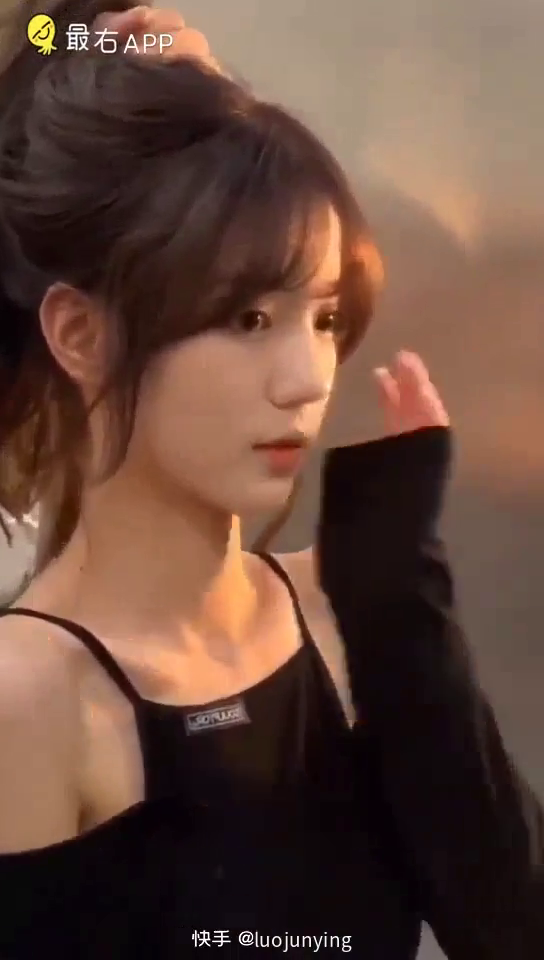
#> input picture frame 44 of 图像处理/1. 基本操作/video_1.mp4, 544 x 960 px, given in place of test.avi, which was not available
$ jupyter execute '背景建模.ipynb'   (text cells are left out)
#> lines starting #> are read from the running program, lines starting #| are printed output that depends on the picture; after the words box and inside, x2 and y2 are one past the last pixel; in counts of white or black regions, pixels touching at a corner belong together; pictures that were not available may be replaced by others from this repository, and a replacement may not be noted
[cell 1]
import numpy as np
import cv2

cap = cv2.VideoCapture("./video/test.avi")
kernel = cv2.getStructuringElement(cv2.MORPH_ELLIPSE,(3,3))
fgbg = cv2.createBackgroundSubtractorMOG2()
_,frame = cap.read()
#> frame is the input picture: shape (960, 544, 3); mean B, G, R 59.1, 71.5, 101.2

while _:
    _,frame = cap.read()
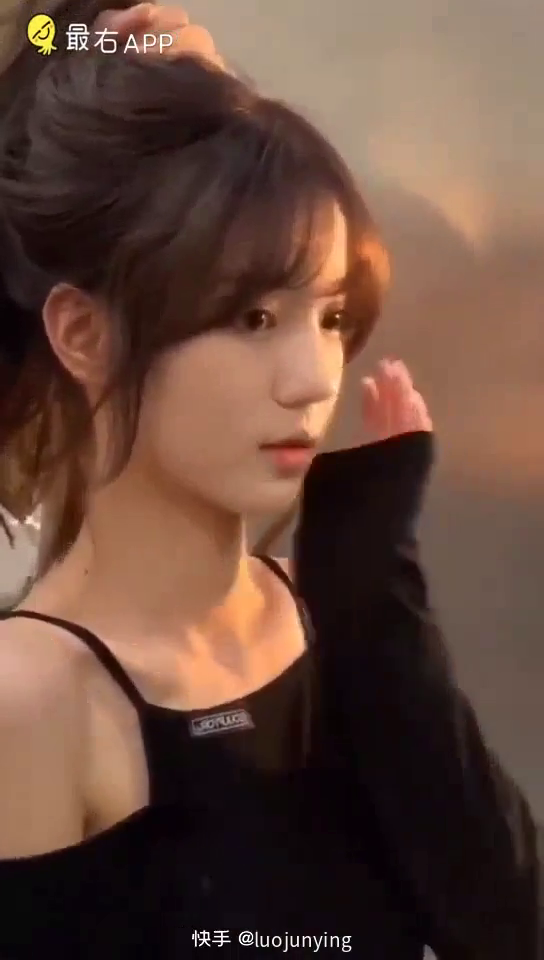
#> input picture frame 45 of 图像处理/1. 基本操作/video_1.mp4, 544 x 960 px, given in place of test.avi, which was not available
#> frame is the input picture: shape (960, 544, 3); mean B, G, R 59.4, 72, 101.5
    fgmask = fgbg.apply(frame)
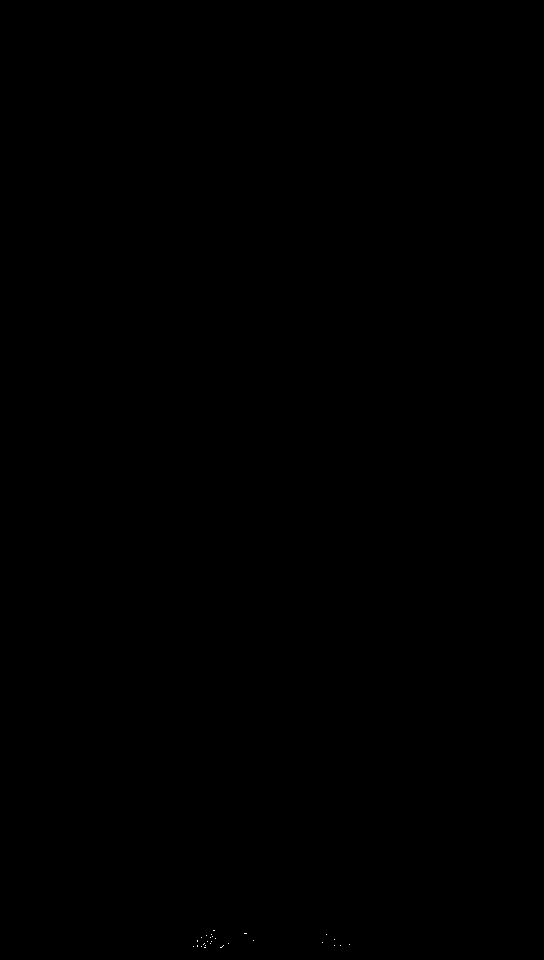
#> fgmask: shape (960, 544); values 127 (black) and 255 (white), 0.01% white in thin lines or dots, all inside (x1, y1, x2, y2) = (193, 930, 350, 948)

    # 开运算去噪点
    fgmask = cv2.morphologyEx(fgmask,cv2.MORPH_OPEN,kernel)
#> fgmask: shape (960, 544); every value is 127

    contours = cv2.findContours(fgmask,cv2.RETR_EXTERNAL,cv2.CHAIN_APPROX_SIMPLE)[1]
#> contours = [[[0, 0], [0, 959], [543, 959], [543, 0]]]

    for c in contours:
        perimeter = cv2.arcLength(c,True) # 闭合矩形
        if perimeter > 150:
            # 筛选掉不必要的轮库
            x,y,w,h = cv2.boundingRect(c)
            cv2.rectangle(frame,(x,y),(x+w,y+h),(0,255,0),2)
#> this loop made 1 pass
#> (c, perimeter, x, y, w, h) on pass 1: ([[0, 0], [0, 959], [543, 959], [543, 0]], 3004, 0, 0, 544, 960)
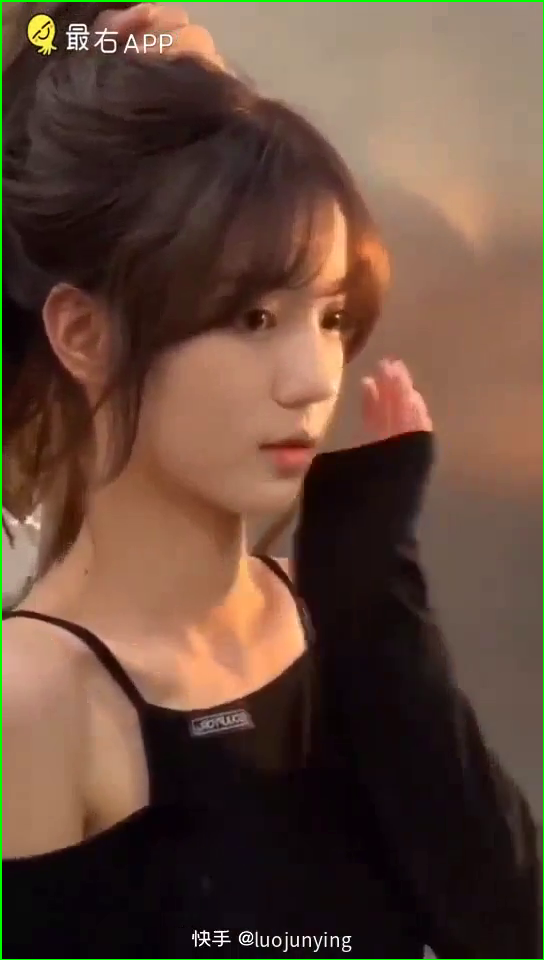
#> frame: shape (960, 544, 3); 0.86% of pixels changed, all inside (x1, y1, x2, y2) = (0, 0, 544, 960)

    cv2.imshow("frame",frame)
    cv2.imshow("mask",fgmask)
    k = cv2.waitKey(100) & 0xff
#> (key Esc is pressed here)
    if k == 27:
        break

cap.release()
cv2.destroyAllWindows()

$ run again, starting later in the video
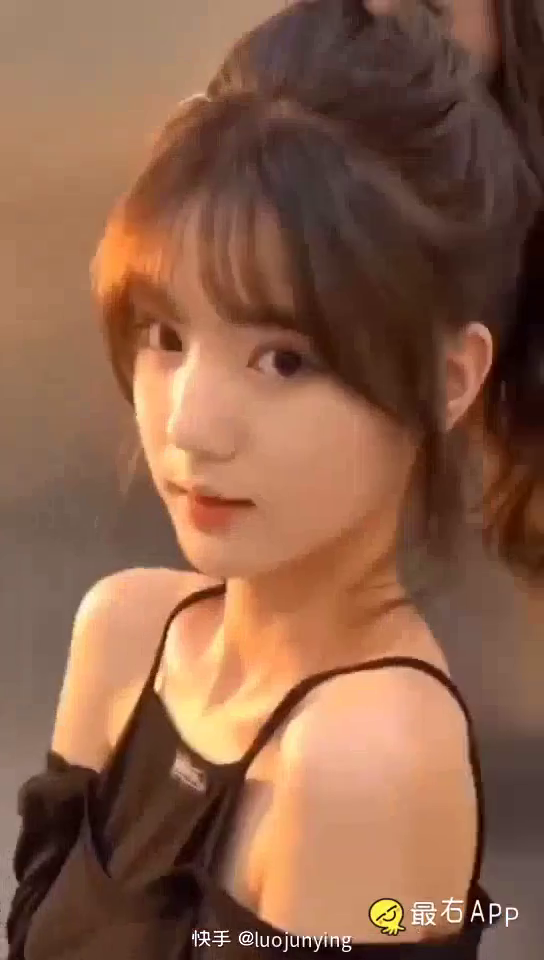
#> input picture frame 199 of 图像处理/1. 基本操作/video_1.mp4, 544 x 960 px, given in place of test.avi, which was not available
#> frame is the input picture: shape (960, 544, 3); mean B, G, R 72.5, 95.7, 138.6
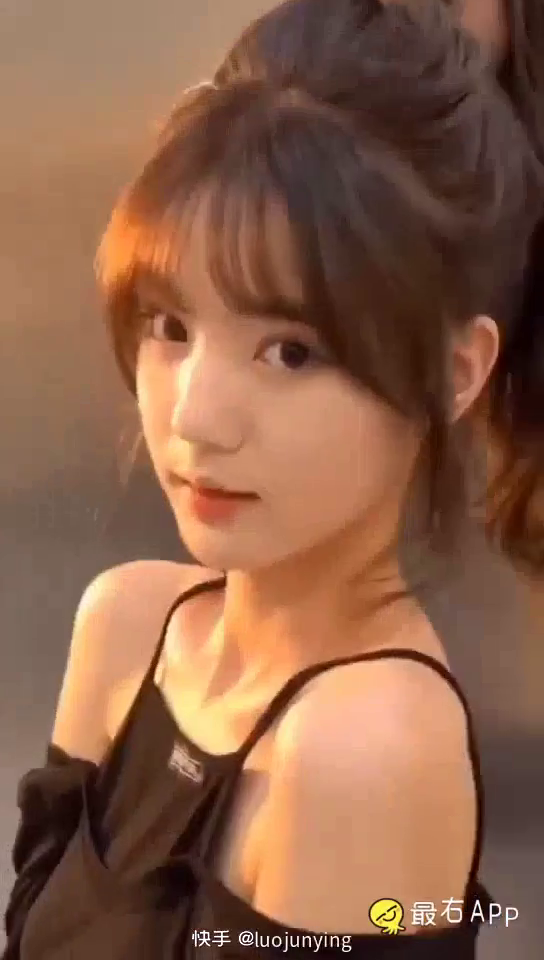
#> input picture frame 200 of 图像处理/1. 基本操作/video_1.mp4, 544 x 960 px, given in place of test.avi, which was not available
#> frame is the input picture: shape (960, 544, 3); mean B, G, R 72.4, 95.8, 138.7
#> contours = [[[0, 0], [0, 959], [543, 959], [543, 0]]]
#> the loop `for c in contours:` made 1 pass
#> (c, perimeter, x, y, w, h) on pass 1: ([[0, 0], [0, 959], [543, 959], [543, 0]], 3004, 0, 0, 544, 960)
#> after the loop `for c in contours:`:
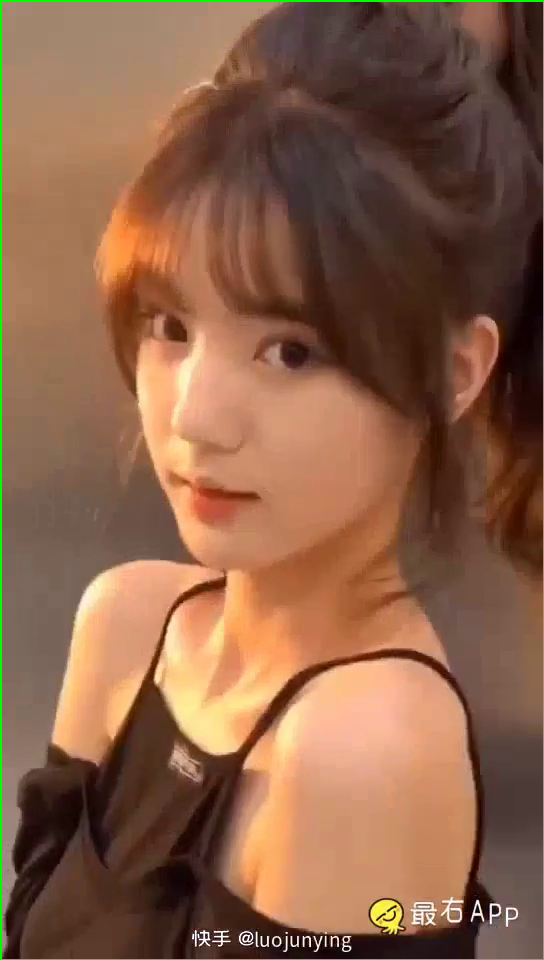
#> frame: shape (960, 544, 3); 0.86% of pixels changed, all inside (x1, y1, x2, y2) = (0, 0, 544, 960)
